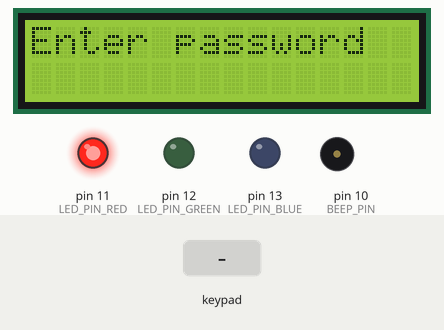
Simulated run of this program. Board: Arduino Uno, built with avr-gcc and run on an emulated ATmega328P. Shown: 16×2 character LCD, output pins drawn as LEDs (lit = HIGH), buzzer (waves = sounding, pin HIGH). Inputs (shaded band) come from the test bench.

Above: at 1.2 s.
1.3 s: key 'O' pressed
At 1.9 s:
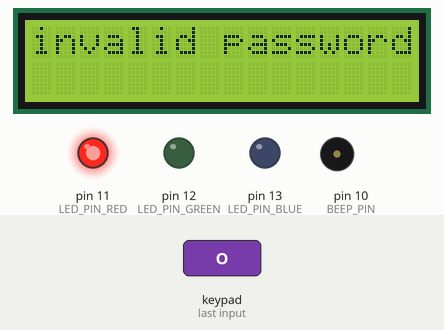
4.3 s: keypad keys 1 2 3 4 5 # pressed 0.4 s apart
At 6.6 s:
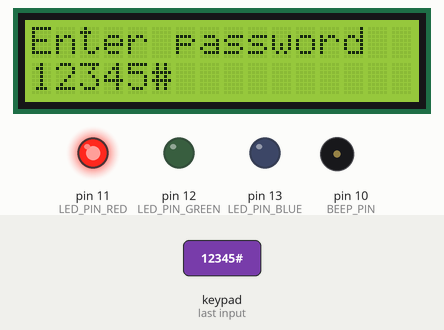
8.2 s: key '*' pressed
At 9.4 s:
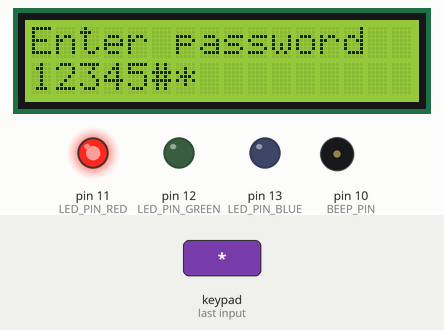
9.7 s: keypad keys 1 2 3 4 5 * pressed 0.4 s apart
At 12.1 s:
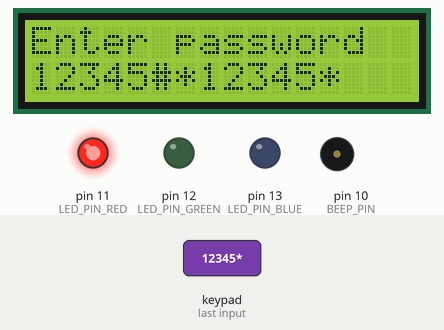
13.6 s: key '#' pressed
At 14.7 s:
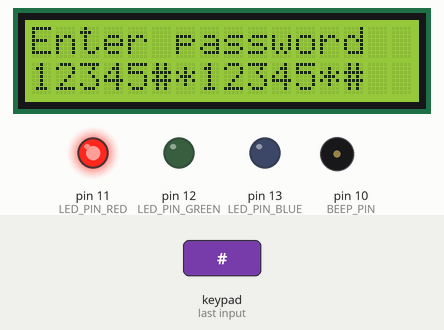
15.1 s: key '*' pressed
At 16.1 s:
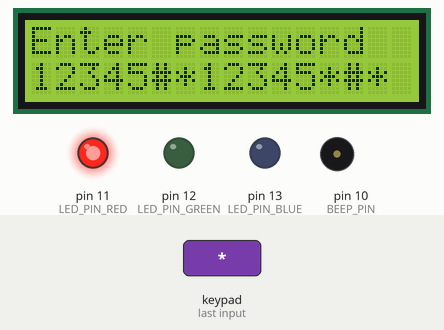
Timing chart, 0 to 17.6 s (numbered marks = the images above; inputs shaded):
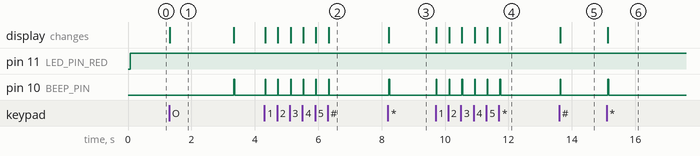

The program:

main.cpp
```cpp
#include <Arduino.h>
#include <Keypad.h>
#include <LiquidCrystal_I2C.h>

const byte BEEP_PIN = 10;
const byte LED_PIN_RED = 11;
const byte LED_PIN_GREEN = 12;
const byte LED_PIN_BLUE = 13;

const byte KEYPAD_ROWS_COUNT = 4;
const byte KEYPAD_COLS_COUNT = 4;

const byte ROW_PINS[KEYPAD_ROWS_COUNT] = {9, 8, 7, 6}; //connect to the row pinouts of the kpd
const byte COL_PINS[KEYPAD_COLS_COUNT] = {5, 4, 3, 2}; //connect to the column pinouts of the kpd

char KEYPAD_KEYS[KEYPAD_ROWS_COUNT][KEYPAD_COLS_COUNT] = {
        {'1', '2', '3', 'C'},
        {'4', '5', '6', 'X'},
        {'7', '8', '9', '-'},
        {'*', '0', '#', 'O'},
};

String password = "";
String msg = "Enter password";
String validPassword = "12345";

LiquidCrystal_I2C lcd(0x27, 16, 2);
Keypad kpd = Keypad(makeKeymap(KEYPAD_KEYS), ROW_PINS, COL_PINS, KEYPAD_ROWS_COUNT, KEYPAD_COLS_COUNT);

bool isOpen = false;

void setup() {
    Serial.begin(9600);
    pinMode(LED_PIN_GREEN, OUTPUT);
    pinMode(LED_PIN_RED, OUTPUT);
    pinMode(LED_PIN_BLUE, OUTPUT);
    pinMode(BEEP_PIN, OUTPUT);
    lcd.init();
    lcd.backlight();
    lcd.print(msg);
}

void loop() {

    char key = kpd.getKey();
    if (key) {
        int passwordLength = password.length();
        if (isOpen || key == '-') {
            if (key == '-') {
                isOpen = false;
            }
        } else if (key == 'C') password = "";
        else if (key == 'X') {
            if ( passwordLength) {
                password.remove(passwordLength - 1);
            }
        }
        else if (key == 'O') {
            if (password == validPassword) {
                isOpen = true;
                password = "";
            } else {
                msg = "invalid password";
                password = "";
                lcd.clear();
                lcd.print(msg);
                delay(2000);
            }

        } else {
            if (passwordLength < 15) {
                password.concat(key);
            }
        }

        if (isOpen) msg = "open";
        else msg = "Enter password";

        lcd.clear();
        lcd.print(msg);
        lcd.setCursor(0, 1);
        lcd.print(password);

        digitalWrite(BEEP_PIN, HIGH);
        delay(20);
        digitalWrite(BEEP_PIN, LOW);
    }

    if (isOpen) {
        digitalWrite(LED_PIN_GREEN, HIGH);
        digitalWrite(LED_PIN_BLUE, LOW);
        digitalWrite(LED_PIN_RED, LOW);
    } else {
        digitalWrite(LED_PIN_GREEN, LOW);
        digitalWrite(LED_PIN_BLUE, LOW);
        digitalWrite(LED_PIN_RED, HIGH);
    }

}
```

Measured:
- after the input at 1.3 s, pin 10 (BEEP_PIN): LOW → HIGH after 2.0 s, → LOW 0.02 s later; the display: changes at once (image 1)
- after the input at 4.3 s, pin 10 (BEEP_PIN): alternates HIGH for 0.02 s and LOW for 0.38 s, 12 changes in all, then stays LOW, starting at once; the display: first changes at once (image 2 shows a later state)
- after the input at 8.2 s, pin 10 (BEEP_PIN): LOW → HIGH at once, → LOW 0.02 s later; the display: changes at once (image 3)
- after the input at 9.7 s, pin 10 (BEEP_PIN): alternates HIGH for 0.02 s and LOW for 0.38 s, 12 changes in all, then stays LOW, starting at once; the display: first changes at once (image 4 shows a later state)
- after the input at 13.6 s, pin 10 (BEEP_PIN): LOW → HIGH at once, → LOW 0.02 s later; the display: changes at once (image 5)
- after the input at 15.1 s, pin 10 (BEEP_PIN): LOW → HIGH at once, → LOW 0.02 s later; the display: changes at once (image 6)
- what the display in image 1 shows lasts 2.0 s, from 1.3 s to 3.3 s
